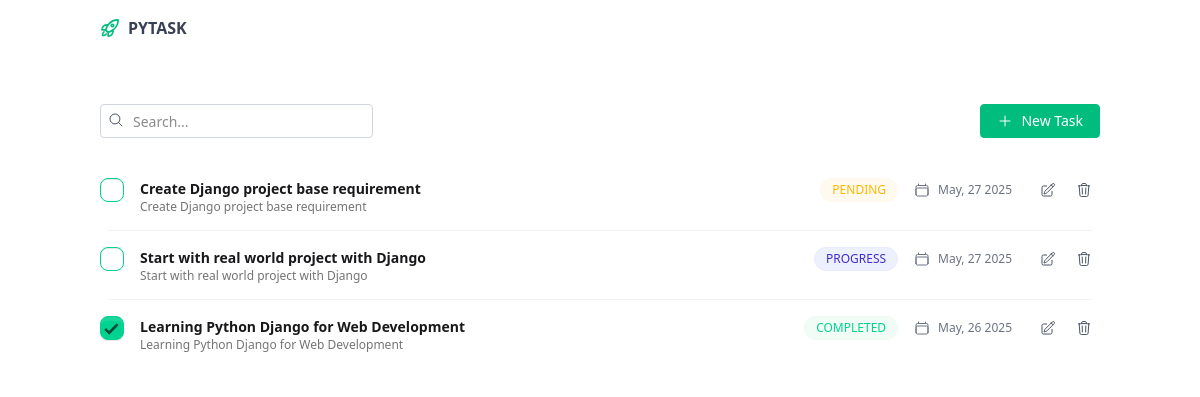
Page / (signed in) on the earlier database version.
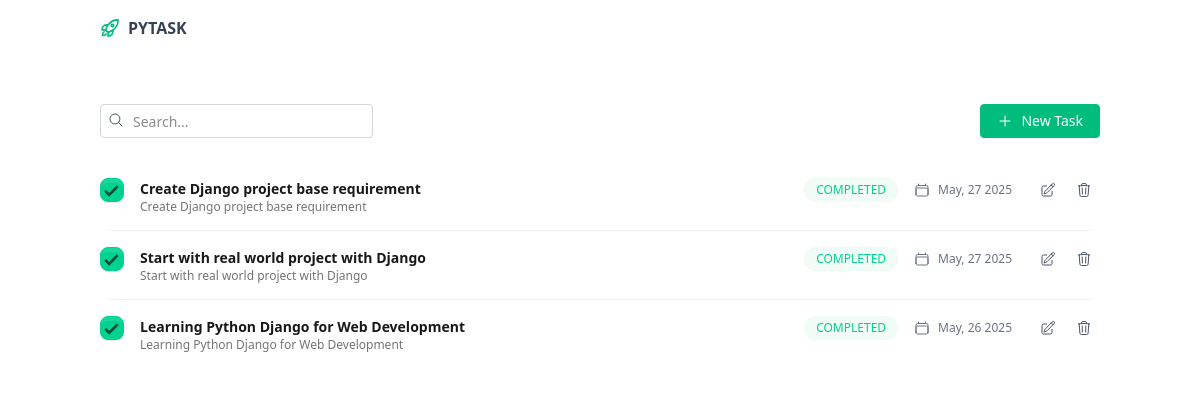
Same page on the later database version.
### base/models.py (models this page shows, shortened)
class Task(models.Model):
    class TaskStatus(models.TextChoices):
        PENDING = "PENDING"
        PROGRESS = "PROGRESS"
        COMPLETED = "COMPLETED"
    title =models.CharField(max_length=255)
    desc = models.TextField()
    status= models.CharField(max_length=20,choices=TaskStatus.choices,default=TaskStatus.PENDING)
    created_at = models.DateTimeField(auto_now_add=True)

### base/views.py (the view)
# urls.py: path('', views.index),
@login_required
def index(request):
    tasks = Task.objects.all().order_by('-created_at')
    context = {"tasks": tasks, 'form':TaskForm()}
    return render(request, "views/home/index.html", context)

### base/forms.py
class TaskForm(forms.ModelForm):
    title = forms.CharField(
        widget=forms.TextInput(attrs={
            'class':'input input-bordered w-full',
            'placeholder':'Taks title'
        })
    )
    desc = forms.CharField(
        widget=forms.Textarea(attrs={
            'class':'textarea w-full h-24',
            'placeholder':'Taks desc'
        })
    )
    status = forms.ChoiceField(widget=forms.Select(attrs={
        'class':'select w-full'
        }), choices=Task.TaskStatus.choices)
    class Meta:
        model = Task
        fields=(
            'title', 'desc', 'status'
        )

### templates/views/home/index.html (shortened to what this page needs)
{% extends "layout/layout.html" %} {% block content %}
<div >
  <div class=" flex items-center justify-between py-2 w-full">
    <div class=" relative ">
      <span class=" absolute top-2 left-2">
        <svg xmlns="http://www.w3.org/2000/svg" fill="none" viewBox="0 0 24 24" stroke-width="1.5" stroke="currentColor" class="size-4 text-gray-600">
          <path stroke-linecap="round" stroke-linejoin="round" d="m21 21-5.197-5.197m0 0A7.5 7.5 0 1 0 5.196 5.196a7.5 7.5 0 0 0 10.607 10.607Z" />
        </svg>
      </span>
      <input
      type="text"
      name="search"
      hx-get="{% url 'search' %}"
      hx-trigger="keyup delay:500ms"
      hx-target="#task-list"
      hx-indicator="#loading"
      hx-on::before-request="document.getElementById('task-list').style.opacity=0.5"
      hx-on::after-request="document.getElementById('task-list').style.opacity=1.0"
      class=" pr-2 py-1 pl-8 rounded-sm border border-gray-300 placeholder:text-sm"
      placeholder="Search..."/>
    </div>
    <div>
      <button type="button" onclick="task_create_modal.showModal()" class="cursor-pointer flex items-center space-x-2 text-sm font-meduim text-white bg-emerald-500 border border-emerald-500 py-1.5 px-4 rounded-sm hover:bg-emerald-500/85">
        <span>
          <svg xmlns="http://www.w3.org/2000/svg" fill="none" viewBox="0 0 24 24" stroke-width="1.5" stroke="currentColor" class="size-4">
            <path stroke-linecap="round" stroke-linejoin="round" d="M12 4.5v15m7.5-7.5h-15" />
          </svg>
        </span>
        <span>New Task</span>
      </button>
    </div>
  </div>
  {% include "./components/task-list.html" %}
</div>
 {% endblock %}

### templates/views/home/components/task-item.html (shortened to what this page needs)
<li class="list-row px-0" id="task-{{task.id}}">
  <div>
    <label>
      <input type="checkbox"
             hx-headers='{"X-CSRFToken": "{{ csrf_token }}"}'
             hx-put="{% url 'task-update-status' task.id %}"
             hx-target="#task-{{ task.id }}"
             hx-on::before-request="document.getElementById('task_badge_{{task.id}}').textContent = 'UPDATING...'"
             hx-swap="outerHTML"
             {% if task.status == 'COMPLETED' %}checked{% endif %}
             class="checkbox checkbox-success"/>
    </label>
  </div>
  <div>
    <div class="font-semibold">{{ task.title }}</div>
    <div class="text-xs font-meduim opacity-60">{{ task.desc }}</div>
  </div>
  <div
    id="task_badge_{{task.id}}"
    class="badge badge-soft text-xs font-medium rounded-full {% if task.status == 'PENDING' %} badge-warning {% elif task.status == 'PROGRESS' %} badge-primary {% else %} badge-success {% endif %}"
  >
    {{ task.status }}
  </div>
  <div>
    <div class="flex items-center space-x-2 text-gray-500">
      <span>
      </span>
      <span class="text-xs font-medium"
        >{{ task.created_at|date:"M, d Y"}}</span
      >
      <div class="flex items-center space-x-1 ml-3">
        <span>
          <button
            type="button"
            hx-get="{% url 'task-edit' task.id %}"
            hx-target="#modal-box"
            onclick="task_update_modal.showModal()"
            class="btn btn-icon text-gray-600 w-5 h-6 border-none bg-white shadow-none hover:text-emerald-500"
          >
            <span>
            </span>
          </button>
        </span>
        <span>
          <button
            onclick="onOpenModal(`{{task.id}}`)"
            type="button"
            class="btn btn-icon text-gray-600 w-5 h-6 border-none bg-white shadow-none hover:text-red-500"
          >
            <span>
            </span>
          </button>
        </span>
      </div>
    </div>
  </div>
</li>

Differences in the rows shown:
changed Task "Create Django project base requirement": status "☐" → "☑"; status "PENDING" → "COMPLETED"
changed Task "Start with real world project with Django": status "☐" → "☑"; status "PROGRESS" → "COMPLETED"
